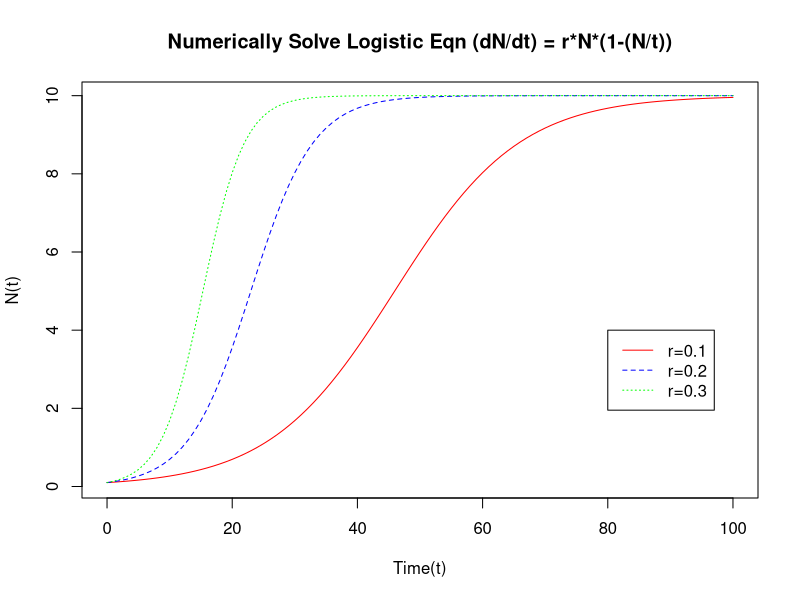

Source code (R):
# Numerically solve logistic eqn
# (dN/dt) = r*N*(1-(N/t))
# Analytical Solution-> N(t)=k*N(0)*((e^(r*t)/(k+N(0)*(e^(rt)-1)))) 

# library
# install.packages("deSolve")
library(deSolve)

model<-function(times,y,params){
  N<-y
  r<-params[1]
  k<-params[2]
  dN<-r*N*(1-(N/k))
  return(list(dN))
}

# initial value 
y<-0.1
# parameters( r=0.1, k=10)
r<-0.1
k<-10
params<-c(r,k)

# time range for solution
times<-seq(0,100,1)

# call 'ode' function from library "deSolve"
out<-ode(y,times,model,params)

#par(mfrow = c(2, 2))
# overloaded function for ode
plot(out, xlab="Time(t)", ylab="N(t)", color='red', main="Numerically Solve Logistic Eqn (dN/dt) = r*N*(1-(N/t))")

#summary
print(out)
print(summary(out))

# change params
r<-0.2
k<-10
params<-c(r,k)
out2<-ode(y,times,model,params)
lines(out2, xlab="Time(t)", ylab="N(t)", col='blue', lty=2)

r<-0.3
k<-10
params<-c(r,k)
out3<-ode(y,times,model,params)
lines(out3, xlab="Time(t)", ylab="N(t)", col='green', lty=3)

legend(80,4,legend=c("r=0.1","r=0.2","r=0.3"), col=c("red","blue","green"),
       lty=c(1,2,3), ncol=1)
